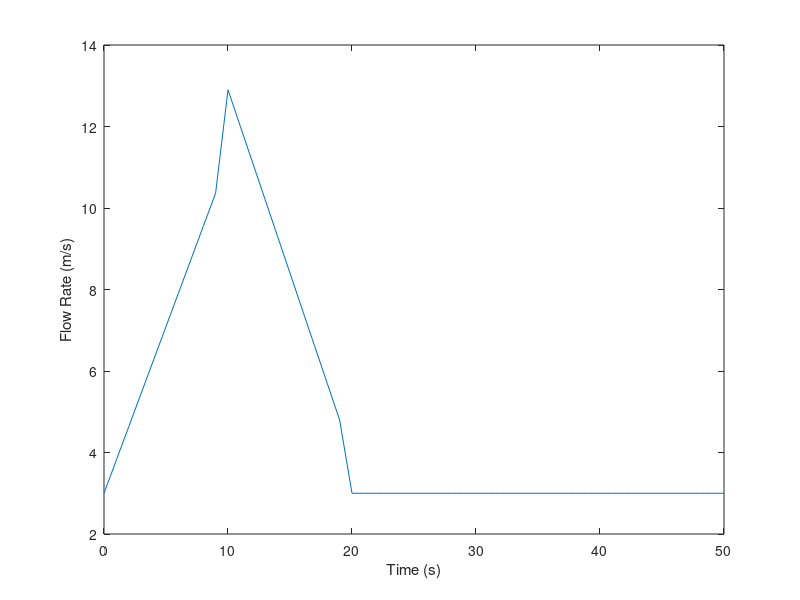
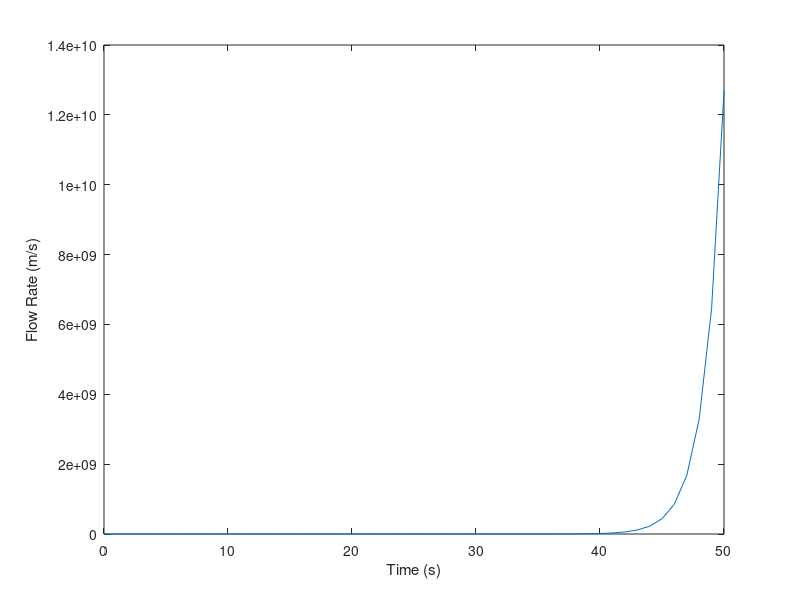
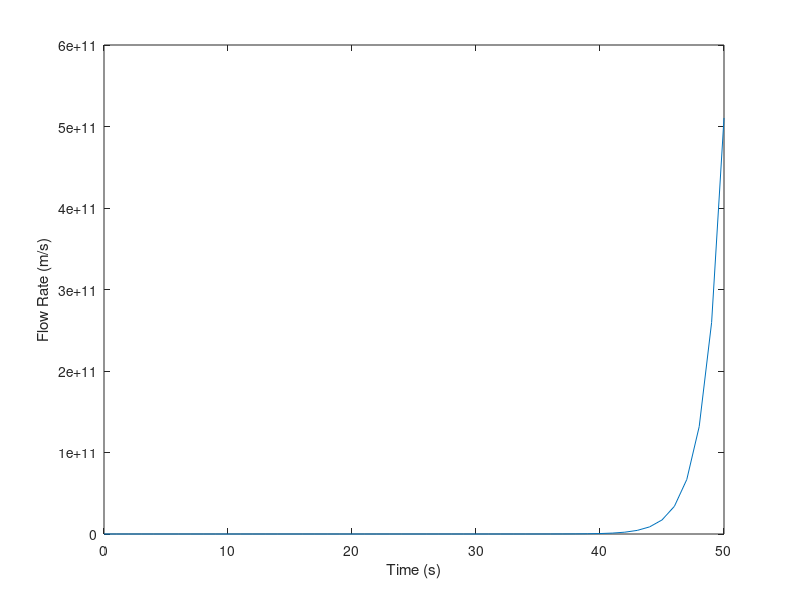
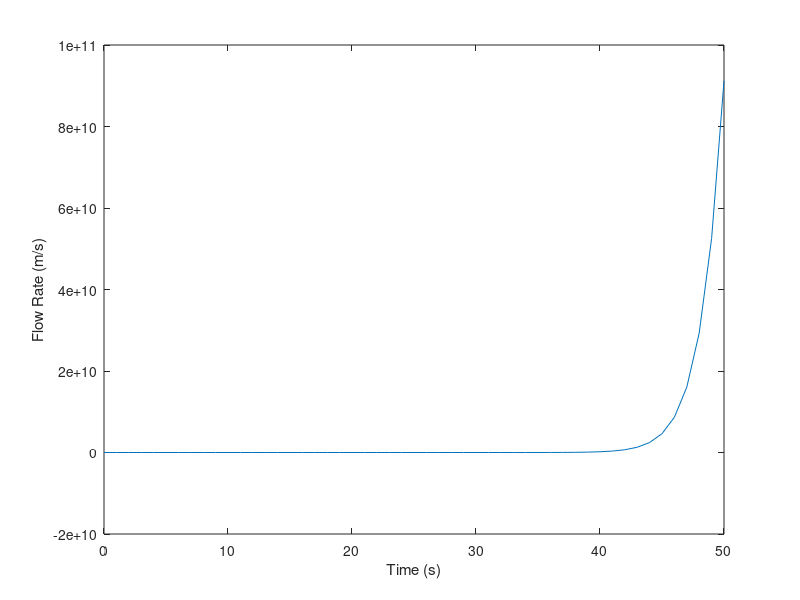

MATLAB code for these plots, in order:
% Set values
dx = 100;
x = 0:dx:2000; %channel length is 2000m
B = 5; %channel width is 5m
dt = 1;
t = 0:dt:50; %50 seconds
g = 9.8;
S0 = 0.0005; %slope of channel bed
n = 0.0138; %roughness coefficient 
V = 1.5; %not sure about this velocity completely made up number
h = 3.5; %completely made up for water level
C = 0.5;

% Building
Q = zeros(length(x), length(t));
A = ones(length(x), length(t));

%insert boundary conditions?
Q0 = 3;
Qp = 12;
Qb = 3;
tp = 11;
tb = 21;
Q(:,1) = 3;
A(:,1) = Q0/V;
% Q(1,1:tp) = Q0 + ((Qp-Q0)/(tp));
% Q(1,tp:tb) = Q0 - ((Qp-Q0)/(tb-tp));
% Q(1,tb:length(t)) = Q0;
 
Sf = 0.3

for i = 2:length(x)-1
    for j = 1:length(t)-1 
        R = A(i,j)/((2*h)+B);
        %Sf = sqrt((V * n) / R^(2/3));

        alpha = 2 * (Q(i,j) / A(i,j)) + (((g * A(i,j) / B) - (Q(i,j)^2 / A(i,j)^2)) / ((Q(i,j) / A(i,j)) * (5/3 - (4 * R / (3 * B)))));
        beta = g*A(i)*(Sf - S0);

        Q(i,j+1) = Q(i,j) - (dt/dx)*alpha*(Q(i,j)-Q(i-1,j)) + beta*dt;
        A(i,j+1) = A(i,j) - (dt/dx)*(Q(i,j+1)-Q(i-1,j+1)); %if you take out this line it changes a lot!!!!
    end
    Q(1,1:tp) = Q0 + ((Qp - Q0) / tp) * t(1:tp);
    Q(1,tp:tb) = Q0 - ((Qp - Q0)/(tb - tp)) * (t(tp:tb)-tb);
    Q(1,tb:end) = Q0;
end

figure;
plot(t,Q(1,:));
xlabel('Time (s)');
ylabel('Flow Rate (m/s)');

for y = 2:7
    figure;
    plot(t,Q(y,:));
    xlabel('Time (s)');
    ylabel('Flow Rate (m/s)');
end
